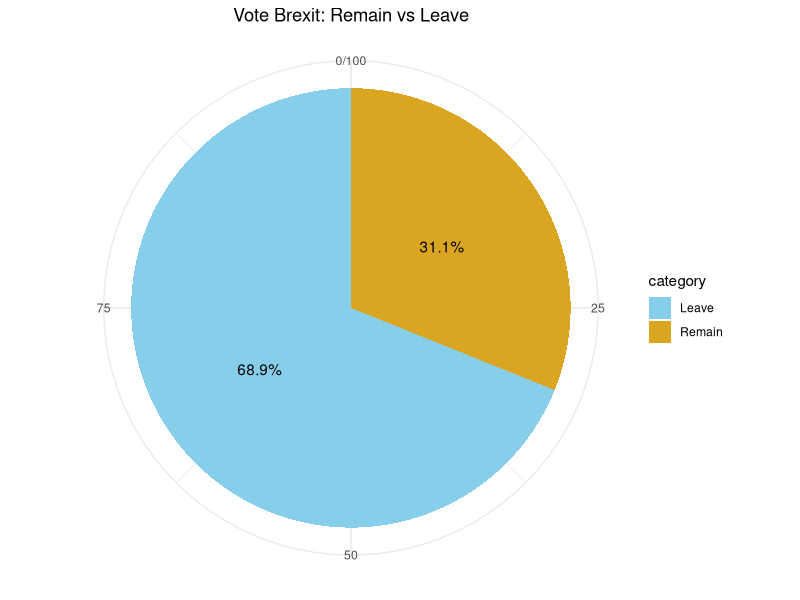
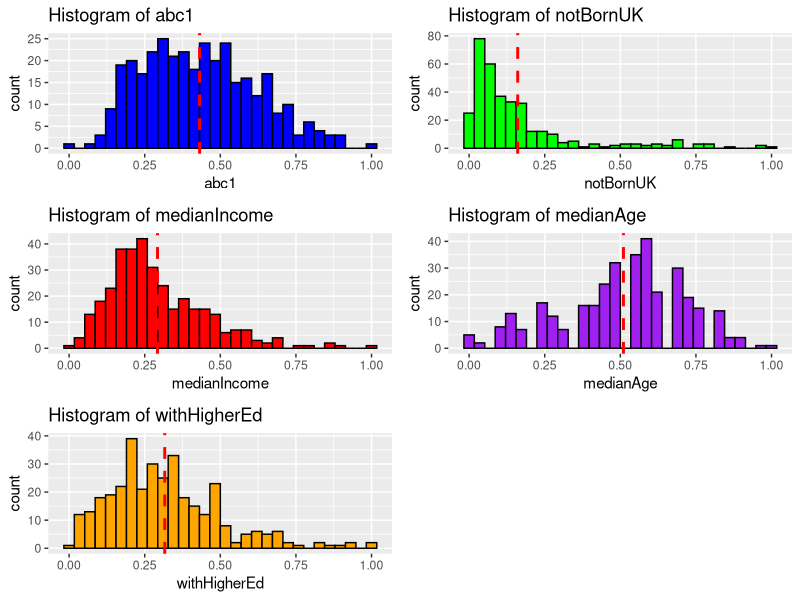
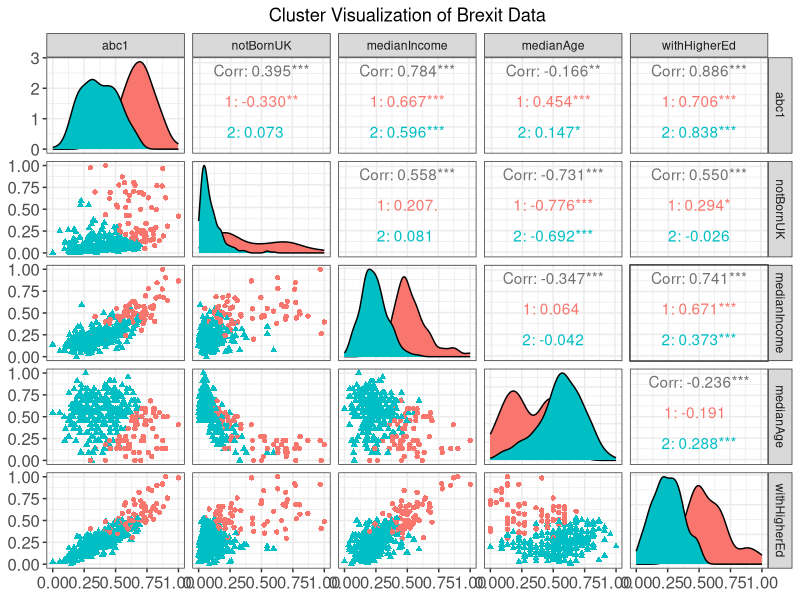
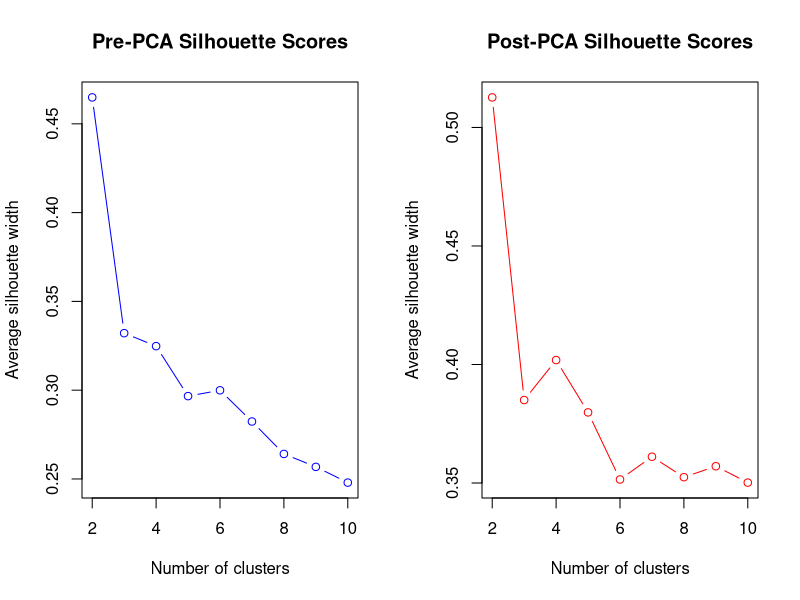
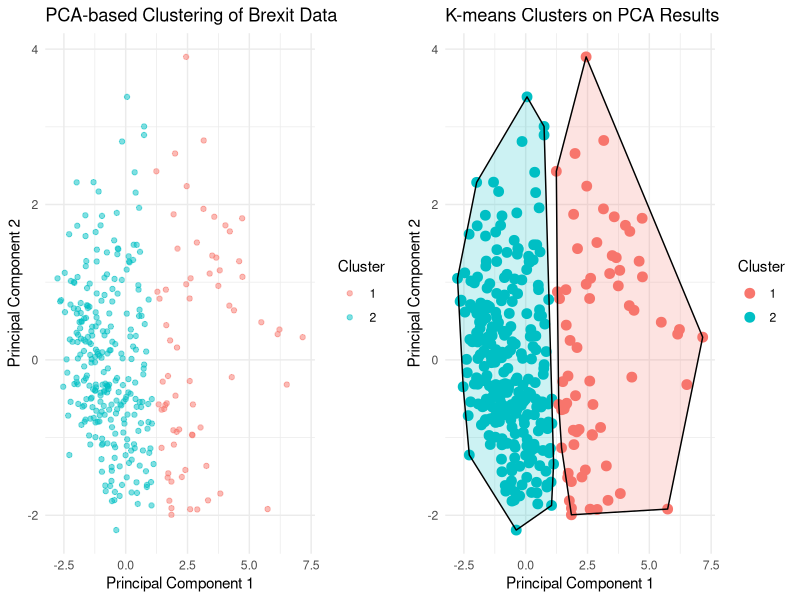
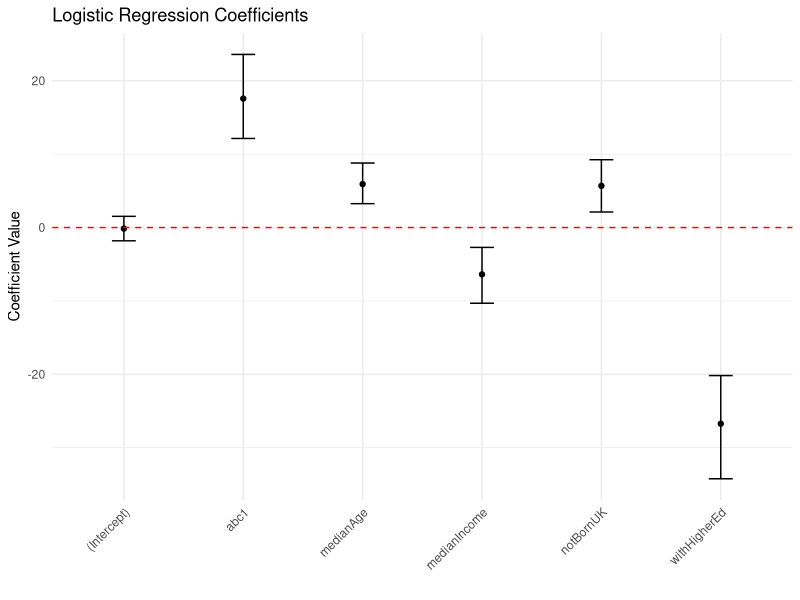
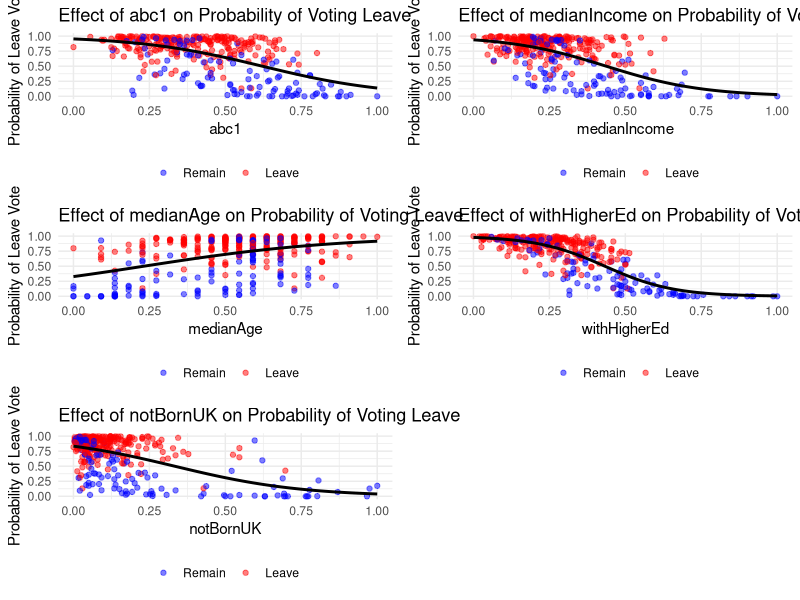
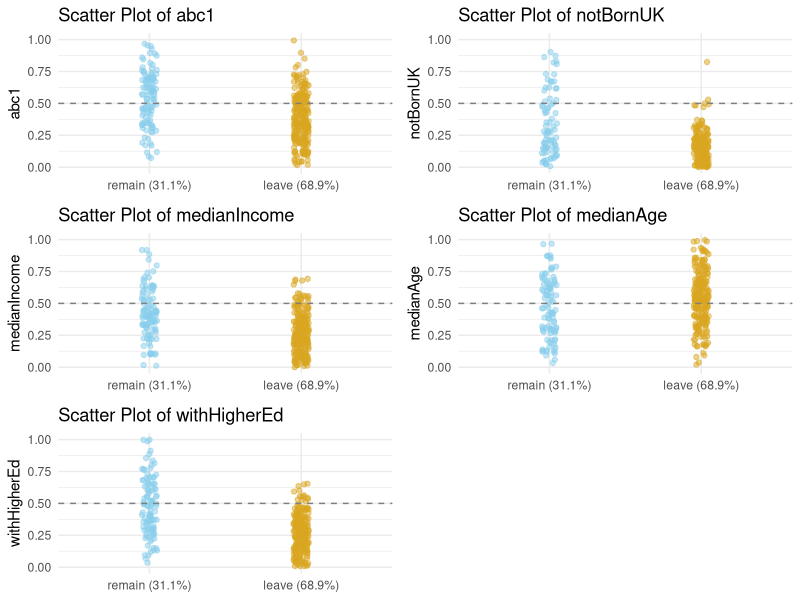

The R source for these figures, in order:
## ---- chunk 1
knitr::opts_chunk$set(echo = TRUE)
## ---- chunk 2
library(knitr)
library(rpart)
library(cluster)
library(GGally)
library(ggplot2)
library(gridExtra)
library(tidyverse)
library(glmnet)

## ---- chunk 3
# Create a dataframe for the table content
data_info <- data.frame(
  Variable = c("notBornUK", "medianIncome", "medianAge", "withHigherEd", "abc1"),
  Description = c("Proportion of residents born outside the UK",
                  "Median resident income",
                  "Median resident age",
                  "Proportion with university education",
                  "Proportion in middle to upper social classes")
)

knit_table <- kable(data_info, "markdown", align = 'l', caption = "Key Columns in Dataset")

# Print the knitted table
knit_table
## ---- chunk 4
# Read the CSV data
# Load required packages
# Read the CSV data
data <- read.csv("brexit.csv")

# Install and load required packages
library(ggplot2)
library(scales)
library(dplyr)

# Convert voteBrexit to factor with labels "remain" and "leave"
data$voteBrexit <- factor(data$voteBrexit, levels = c(FALSE, TRUE), labels = c("remain", "leave"))

# Calculate percentages
remain_percent <- round(sum(data$voteBrexit == "remain") / nrow(data) * 100, 2)
leave_percent <- round(sum(data$voteBrexit == "leave") / nrow(data) * 100, 2)

# Create data frame for pie chart
pie_data <- data.frame(
  category = c("Remain", "Leave"),
  value = c(remain_percent, leave_percent)
)

# Create pie chart
ggplot(pie_data, aes(x = "", y = value, fill = category)) +
  geom_col(width = 1) +
  coord_polar(theta = "y") +
  scale_fill_manual(values = c("skyblue", "goldenrod")) +
  labs(title = "Vote Brexit: Remain vs Leave") +
  theme_minimal() +
  theme(
    axis.title.x = element_blank(),
    axis.title.y = element_blank(),
    panel.border = element_blank(),
    plot.title = element_text(hjust = 0.5),
    legend.position = "right"
  ) +
  geom_text(aes(label = paste0(value, "%")), position = position_stack(vjust = 0.5))

## ---- chunk 5
# Load the data
brexit_data <- read.csv("brexit.csv")
## ---- chunk 6
head(brexit_data)
## ---- chunk 7
summary(brexit_data)
## ---- chunk 8
sum(is.na(brexit_data))
## ---- chunk 9

# Load the data
data <- read.csv("brexit.csv")

# Create histograms for each numerical variable with a vertical line representing the mean
p1 <- ggplot(data, aes(x=abc1)) + 
  geom_histogram(bins=30, fill="blue", color="black") + 
  geom_vline(aes(xintercept=mean(abc1)), color="red", linetype="dashed", size=1) +
  ggtitle("Histogram of abc1")

p2 <- ggplot(data, aes(x=notBornUK)) + 
  geom_histogram(bins=30, fill="green", color="black") + 
  geom_vline(aes(xintercept=mean(notBornUK)), color="red", linetype="dashed", size=1) +
  ggtitle("Histogram of notBornUK")

p3 <- ggplot(data, aes(x=medianIncome)) + 
  geom_histogram(bins=30, fill="red", color="black") + 
  geom_vline(aes(xintercept=mean(medianIncome)), color="red", linetype="dashed", size=1) +
  ggtitle("Histogram of medianIncome")

p4 <- ggplot(data, aes(x=medianAge)) + 
  geom_histogram(bins=30, fill="purple", color="black") + 
  geom_vline(aes(xintercept=mean(medianAge)), color="red", linetype="dashed", size=1) +
  ggtitle("Histogram of medianAge")

p5 <- ggplot(data, aes(x=withHigherEd)) + 
  geom_histogram(bins=30, fill="orange", color="black") + 
  geom_vline(aes(xintercept=mean(withHigherEd)), color="red", linetype="dashed", size=1) +
  ggtitle("Histogram of withHigherEd")

# Arrange plots in a grid
grid.arrange(p1, p2, p3, p4, p5, ncol=2)


## ---- chunk 10
brexit_data_scaled <- scale(brexit_data[, 1:5])
set.seed(123)  # for reproducibility
optimal_clusters <- kmeans(brexit_data_scaled, centers = 2, nstart = 50)

# Assigning cluster results back to the data
brexit_data$cluster <- as.factor(optimal_clusters$cluster)  # Convert cluster results to factor for coloring

# Plotting clusters using GGally's ggpairs function, enhanced with ggplot2 for better visual distinction
ggpairs(brexit_data, columns = 1:5, mapping = ggplot2::aes(color = cluster, shape = cluster)) +
  ggplot2::theme_bw() +  # Use a clean theme
  ggplot2::labs(color = "Cluster", shape = "Cluster") +  # Label legends
  ggplot2::theme(legend.position = "right",  # Adjust legend position
                 plot.title = element_text(hjust = 0.5),  # Center the plot title
                 axis.text = element_text(size = 12),  # Enhance text size for clarity
                 axis.title = element_text(size = 14)) +  # Enhance axis title size
  ggplot2::ggtitle("Cluster Visualization of Brexit Data")  # Add a title to the plot
## ---- chunk 11
brexit_data_scaled <- scale(brexit_data[, 1:5])

## ---- chunk 12
inputs <- scale(brexit_data[, c("abc1", "medianIncome", "medianAge", "withHigherEd", "notBornUK")])
# Calculate optimal k using Silhouette method before PCA
sil_widths_pre_pca <- sapply(2:10, function(k) {
  km <- kmeans(inputs, centers=k, nstart=25)
  avg_silhouette <- mean(silhouette(km$cluster, dist(inputs))[, 3])
  return(avg_silhouette)
})

optimal_k_pre_pca <- which.max(sil_widths_pre_pca) + 1
## ---- chunk 13
# Perform PCA
pca_result <- prcomp(inputs, scale. = TRUE)
pca_data <- data.frame(pca_result$x[, 1:2])  # using the first two principal components

# Calculate optimal k using Silhouette method after PCA
sil_widths_post_pca <- sapply(2:10, function(k) {
  km <- kmeans(pca_data, centers=k, nstart=25)
  avg_silhouette <- mean(silhouette(km$cluster, dist(pca_data))[, 3])
  return(avg_silhouette)
})

optimal_k_post_pca <- which.max(sil_widths_post_pca) + 1

# Print optimal k values
print(paste("Optimal k before PCA:", optimal_k_pre_pca))
print(paste("Optimal k after PCA:", optimal_k_post_pca))

## ---- chunk 14
# Perform K-means clustering on PCA results with the optimal number of clusters
set.seed(123)
final_kmeans <- kmeans(pca_data, centers=optimal_k_post_pca, nstart=25)
brexit_data$cluster <- final_kmeans$cluster

# Plotting the silhouette scores to visualize the choice of number of clusters before and after PCA
par(mfrow=c(1, 2))  # setting layout for 2 plots
plot(2:10, sil_widths_pre_pca, type='b', col='blue', xlab="Number of clusters", ylab="Average silhouette width",
     main="Pre-PCA Silhouette Scores")
plot(2:10, sil_widths_post_pca, type='b', col='red', xlab="Number of clusters", ylab="Average silhouette width",
     main="Post-PCA Silhouette Scores")

## ---- chunk 15
# Load necessary libraries
library(ggplot2)
library(dplyr)
library(gridExtra)

# Perform PCA
pca_result <- prcomp(inputs, scale. = TRUE)
pca_data <- data.frame(pca_result$x[, 1:2])  # using the first two principal components

# Calculate optimal k using Silhouette method after PCA
sil_widths_post_pca <- sapply(2:10, function(k) {
  km <- kmeans(pca_data, centers = k, nstart = 25)
  avg_silhouette <- mean(silhouette(km$cluster, dist(pca_data))[, 3])
  return(avg_silhouette)
})

optimal_k_post_pca <- which.max(sil_widths_post_pca) + 1

# Perform K-means clustering on PCA results with the optimal number of clusters
set.seed(123)
final_kmeans <- kmeans(pca_data, centers = optimal_k_post_pca, nstart = 25)
pca_data$cluster <- as.factor(final_kmeans$cluster)

# Function to create a convex hull for each cluster
find_hull <- function(df) df[chull(df$PC1, df$PC2), ]

hulls <- pca_data %>%
  group_by(cluster) %>%
  do(find_hull(.))

# Plot 1: Scatter plot with convex hulls
plot1 <- ggplot(pca_data, aes(x = PC1, y = PC2, color = cluster)) +
  geom_point(size = 3) +
  geom_polygon(data = hulls, aes(x = PC1, y = PC2, fill = cluster), color = "black", alpha = 0.2) +
  labs(title = "K-means Clusters on PCA Results", x = "Principal Component 1", y = "Principal Component 2") +
  theme_minimal() +
  scale_color_discrete(name = "Cluster") +
  scale_fill_discrete(name = "Cluster", guide = FALSE)

# Add PCA components to brexit_data
brexit_data$PC1 <- pca_result$x[, 1]
brexit_data$PC2 <- pca_result$x[, 2]

# Plot 2: PCA-based Clustering of Brexit Data
plot2 <- ggplot(brexit_data, aes(x = PC1, y = PC2, color = as.factor(cluster))) +
  geom_point(alpha = 0.5) +
  scale_color_manual(values = c("red", "blue")) +
  labs(title = "PCA-based Clustering of Brexit Data", x = "Principal Component 1", y = "Principal Component 2") +
  theme_minimal() +
  scale_color_discrete(name = "Cluster")

# Arrange the plots in a grid
grid.arrange(plot2, plot1, ncol = 2)
## ---- chunk 16
table(brexit_data$cluster, brexit_data$voteBrexit)
## ---- chunk 17
brexit_table <- matrix(c(55, 14, 52, 223), nrow = 2, byrow = TRUE)
dimnames(brexit_table) <- list(c("Cluster 1", "Cluster 2"), c("Remain", "Leave"))
chi_square_result <- chisq.test(brexit_table)
print(chi_square_result)
## ---- chunk 18
# Build the logistic regression model

# Load necessary libraries
library(tidyverse)  # for data manipulation and visualization
library(broom)      # for tidying model outputs

# Load the dataset
brexit_data <- read.csv("brexit.csv")

# Ensure that the voteBrexit is a factor
brexit_data$voteBrexit <- as.factor(brexit_data$voteBrexit)

model <- glm(voteBrexit ~ abc1 + notBornUK + medianIncome + medianAge + withHigherEd, 
             family = binomial, data = brexit_data)

# Summarize the model to view coefficients
summary(model)

# Order the input variables based on the absolute value of the z-value of their coefficients
coef_summary <- summary(model)$coefficients
coef_summary <- coef_summary[order(abs(coef_summary[, "z value"]), decreasing = TRUE), ]

# View the ordered coefficients
print(coef_summary)

# Assuming you have a summary of your model called 'model_summary'
model_summary <- summary(model)
## ---- chunk 19
# Coefficients table
coef_table <- model_summary$coefficients

# Calculate the 95% confidence intervals
conf_intervals <- confint(model)

# Create a data frame from the coefficients for easier plotting
coef_df <- as.data.frame(coef_table)
coef_df$Variable <- row.names(coef_df)
coef_df$ConfLow <- conf_intervals[,1]
coef_df$ConfHigh <- conf_intervals[,2]
## ---- chunk 20
# Plot using ggplot2
library(ggplot2)
ggplot(coef_df, aes(x = Variable, y = Estimate)) +
  geom_point() +
  geom_errorbar(aes(ymin = ConfLow, ymax = ConfHigh), width = 0.2) +
  geom_hline(yintercept = 0, linetype = "dashed", color = "red") +
  theme_minimal() +
  theme(axis.text.x = element_text(angle = 45, hjust = 1)) +
  labs(title = "Logistic Regression Coefficients", y = "Coefficient Value", x = "")
## ---- chunk 21
probs <- predict(model, type = "response")
class.pred <- 1*(probs > 0.627199)
 # Verify predictions
head(cbind(probs,class.pred), 10)
truth.table <- table(brexit_data$voteBrexit, class.pred)
truth.table
 
 #Totalnumberofobservationsintruth.table
N<-sum(truth.table)

 #Misclassificationerror
(truth.table[1,2]+ truth.table[2,1])/N
 
 #Accuracy=Proportionofcorrectpredictions
(truth.table[1,1]+ truth.table[2,2])/N

## ---- chunk 22

# Load required libraries
library(ggplot2)
library(gridExtra)

# Fit the logistic regression model
brexit_logit_model <- glm(voteBrexit ~ abc1 + medianIncome + medianAge + withHigherEd + notBornUK, 
                          data = brexit_data, family = binomial())

# Create a data frame for predictions
brexit_data_predictions <- data.frame(
  abc1 = brexit_data$abc1,
  medianIncome = brexit_data$medianIncome,
  medianAge = brexit_data$medianAge,
  withHigherEd = brexit_data$withHigherEd,
  notBornUK = brexit_data$notBornUK,
  voteBrexit = brexit_data$voteBrexit 
)

# Add fitted probabilities to the data frame
brexit_data_predictions$fitted_probs <- predict(brexit_logit_model, newdata = brexit_data_predictions, type = "response")

# Function to plot each predictor against fitted probabilities
plot_effect <- function(predictor) {
  ggplot(brexit_data_predictions, aes_string(x = predictor, y = "fitted_probs")) +
    geom_point(aes(color = factor(voteBrexit)), alpha = 0.5) +
    geom_smooth(method = "glm", method.args = list(family = "binomial"), se = FALSE, color = "black") +
    labs(title = paste("Effect of", predictor, "on Probability of Voting Leave"),
         x = predictor, y = "Probability of Leave Vote") +
    scale_color_manual(values = c("FALSE" = "blue", "TRUE" = "red"), labels = c("Remain", "Leave")) +
    theme_minimal() +
    theme(legend.title = element_blank(), legend.position = "bottom")
}

# Create plots for each predictor
plot1 <- plot_effect("abc1")
plot2 <- plot_effect("medianIncome")
plot3 <- plot_effect("medianAge")
plot4 <- plot_effect("withHigherEd")
plot5 <- plot_effect("notBornUK")

# Arrange plots in a grid layout with center aligned last graph
grid.arrange(plot1, plot2, plot3, plot4, plot5, ncol = 2)



## ---- chunk 23
# Read the CSV data
data <- read.csv("brexit.csv")

library(ggplot2)
library(scales)
library(dplyr)
library(gridExtra)

# Convert voteBrexit to factor with labels "remain" and "leave"
data$voteBrexit <- factor(data$voteBrexit, levels = c(FALSE, TRUE), labels = c("remain", "leave"))

# Get variable names
variables <- names(data)[1:5]

# Create an empty list to store plots
plots_list <- list()

# Create scatter plots for each variable
for (var in variables) {
  plot_title <- paste("Scatter Plot of", var)
  
  # Calculate percentages
  remain_percent <- round(sum(data$voteBrexit == "remain") / nrow(data) * 100, 2)
  leave_percent <- round(sum(data$voteBrexit == "leave") / nrow(data) * 100, 2)
  
  # Create scatter plot
  plot <- ggplot(data, aes_string(x = "voteBrexit", y = var, color = "voteBrexit")) +
            geom_jitter(height = 0.2, width = 0.05, alpha = 0.5) +
            scale_color_manual(values = c("skyblue", "goldenrod")) +
            labs(x = NULL, y = var) +
            scale_y_continuous(limits = c(0, 1)) +
            scale_x_discrete(labels = c(paste0("remain (", remain_percent, "%)"), paste0("leave (", leave_percent, "%)"))) +
            theme_minimal() +
            theme(legend.position = "none") +
            ggtitle(plot_title) +
            geom_hline(yintercept = 0.5, linetype = "dashed", color = "gray50")
  
  # Add plot to the list
  plots_list[[var]] <- plot
}

# Print plots in a grid
grid.arrange(grobs = plots_list, ncol = 2, height = 40, width = 15)

## ---- chunk 24
# Load necessary library
library(boot)
library(ggplot2)

# Logistic regression model
brexit_logit_model <- glm(voteBrexit ~ abc1 + medianIncome + medianAge + withHigherEd + notBornUK, 
                          data = brexit_data, family = binomial())

# Bootstrap function for logistic regression
boot_func <- function(data, indices) {
  data_boot <- data[indices, ]
  fit <- glm(voteBrexit ~ abc1 + medianIncome + medianAge + withHigherEd + notBornUK, 
             data = data_boot, family = binomial())
  return(coef(fit))
}

# Perform bootstrapping
set.seed(123)
boot_results <- boot(brexit_data, boot_func, R = 1000)

# Display variability results
boot_coefs <- boot_results$t
coefs_variability <- apply(boot_coefs, 2, function(x) c(Mean = mean(x), SD = sd(x)))
print(coefs_variability)
## ---- chunk 25

boot_func <- function(data, indices) {
  data_boot <- data[indices, ]
  fit <- glm(voteBrexit ~ abc1 + medianIncome + medianAge + withHigherEd + notBornUK, 
             data = data_boot, family = binomial())
  coefs <- coef(fit)
  names(coefs) <- c("Intercept", "abc1", "medianIncome", "medianAge", "withHigherEd", "notBornUK")
  return(coefs)
}

# Perform bootstrapping
set.seed(123)
boot_results <- boot(brexit_data, boot_func, R = 1000)

# Convert boot results to data frame
boot_df <- as.data.frame(boot_results$t)

# Rename columns
colnames(boot_df) <- c("Intercept", "abc1", "medianIncome", "medianAge", "withHigherEd", "notBornUK")

# Reshape data for plotting
library(tidyr)
boot_df_long <- pivot_longer(boot_df, everything(), names_to = "Coefficient", values_to = "Estimate")

# Plotting
library(ggplot2)
ggplot(boot_df_long, aes(x = Estimate, fill = Coefficient)) +
  geom_density(alpha = 0.5) +
  facet_wrap(~ Coefficient, scales = "free") +
  labs(title = "Density Plot of Bootstrap Coefficient Estimates",
       x = "Coefficient Estimate",
       y = "Density") +
  theme_minimal()


## ---- chunk 26
library(knitr)

# VIF values
vif_values <- c(abc1 = 9.994053, 
                medianIncome = 2.683698, 
                medianAge = 3.111688, 
                withHigherEd = 8.558226, 
                notBornUK = 3.406493)

# Create a data frame for VIF values
vif_df <- data.frame(Predictor = names(vif_values),
                     VIF = vif_values,
                     Multicollinearity = rep(NA, length(vif_values)))

# Classify multicollinearity levels
vif_df$Multicollinearity[vif_df$VIF > 9.8] <- "High"
vif_df$Multicollinearity[vif_df$VIF <= 10 & vif_df$VIF > 5] <- "Moderate"
vif_df$Multicollinearity[vif_df$VIF <= 5] <- "Low"

# Description
description <- "Variance Inflation Factor (VIF) values measure the degree of multicollinearity in logistic regression predictors. 
A higher VIF indicates stronger multicollinearity, which can affect the reliability of coefficient estimates. 
- High: VIF > 10 (Strong multicollinearity)
- Moderate: 5 <= VIF <= 10 (Moderate multicollinearity)
- Low: VIF < 5 (Low multicollinearity)"

# Print the table with description
cat(paste0("### Description:\n", description, "\n\n"))
kable(vif_df, caption = "VIF Values for Logistic Regression Predictors")

## ---- chunk 27
library(car)

# Calculate VIF for predictors in logistic regression
vif_values <- vif(brexit_logit_model)

# Print VIF values
print(vif_values)
## ---- chunk 28
# Load necessary library
library(glmnet)

# Prepare the matrix of predictors and the response variable
x <- as.matrix(brexit_data[, c("abc1", "medianIncome", "medianAge", "withHigherEd", "notBornUK")])
y <- brexit_data$voteBrexit

cv_lasso <- cv.glmnet(x, y, family = "binomial", alpha = 1)
# Choose the lambda that minimizes the cross-validation error
optimal_lambda <- cv_lasso$lambda.min
lasso_model <- glmnet(x, y, family = "binomial", alpha = 1, lambda = optimal_lambda)

# Display the coefficients
coef(lasso_model)
## ---- chunk 29
# Perform cross-validation
cv_lasso <- cv.glmnet(x, y, family = "binomial", alpha = 1)

# Obtain optimal lambda value
lambda_optimal <- cv_lasso$lambda.min

# Print the optimal lambda value
print(paste("Optimal lambda:", lambda_optimal))

plot(cv_lasso)
## ---- chunk 30
library(glmnet)

# Perform cross-validation for ridge regression
cv_ridge <- cv.glmnet(x, y, family = "binomial", alpha = 0)

# Obtain optimal lambda value
lambda_optimal <- cv_ridge$lambda.min

# Fit ridge regression model with optimal lambda
ridge_model <- glmnet(x, y, family = "binomial", alpha = 0, lambda = lambda_optimal)

# Print coefficients of the ridge regression model
print(coef(ridge_model))


## ---- chunk 31
# Fit Ridge Regression model
cv_ridge <- cv.glmnet(x, y, family = "binomial", alpha = 0)
plot(cv_ridge)
## ---- chunk 32
# Load necessary libraries
library(glmnet)
library(ggplot2)
library(dplyr)


# Prepare the matrix of predictors and the response variable
x <- as.matrix(brexit_data[, c("abc1", "medianIncome", "medianAge", "withHigherEd", "notBornUK")])
y <- as.factor(brexit_data$voteBrexit)

# Fit Standard Logistic Regression
std_model <- glm(voteBrexit ~ abc1 + medianIncome + medianAge + withHigherEd + notBornUK, 
                 data = brexit_data, family = binomial())

# Fit LASSO and Ridge models using glmnet
set.seed(123)
cv_lasso <- cv.glmnet(x, y, family = "binomial", alpha = 1)  # LASSO
cv_ridge <- cv.glmnet(x, y, family = "binomial", alpha = 0)  # Ridge

# Predict probabilities from each model
brexit_data$Prob_Std <- predict(std_model, newdata = brexit_data, type = "response")
brexit_data$Prob_Lasso <- predict(cv_lasso, newx = x, s = "lambda.min", type = "response")
brexit_data$Prob_Ridge <- predict(cv_ridge, newx = x, s = "lambda.min", type = "response")

# Function to create comparison plots for each predictor
plot_comparison <- function(predictor) {
  ggplot(brexit_data, aes_string(x = predictor)) +
    geom_point(aes(y = Prob_Std, color = "Logistic"), alpha = 0.4, size = 2) +
    geom_point(aes(y = Prob_Lasso, color = "LASSO"), alpha = 0.4, size = 2) +
    geom_point(aes(y = Prob_Ridge, color = "Ridge"), alpha = 0.4, size = 2) +
    geom_smooth(aes(y = Prob_Std, color = "Standard"), method = "glm", method.args = list(family = "binomial"), se = FALSE) +
    geom_smooth(aes(y = Prob_Lasso, color = "LASSO"), method = "glm", method.args = list(family = "binomial"), se = FALSE) +
    geom_smooth(aes(y = Prob_Ridge, color = "Ridge"), method = "glm", method.args = list(family = "binomial"), se = FALSE) +
    scale_color_manual(values = c("Logistic" = 'violet', "LASSO" = 'blue', "Ridge" = 'green')) +
    labs(title = paste("Comparison of Logistic, LASSO, and Ridge Models for", predictor),
         x = predictor, y = "Probability of Leave Vote") +
    theme_minimal() +
    theme(legend.title = element_blank(), legend.position = "top")
}

# Create plots for each predictor
plot_comparison("abc1")
plot_comparison("medianIncome")
plot_comparison("medianAge")
plot_comparison("withHigherEd")
plot_comparison("notBornUK")


